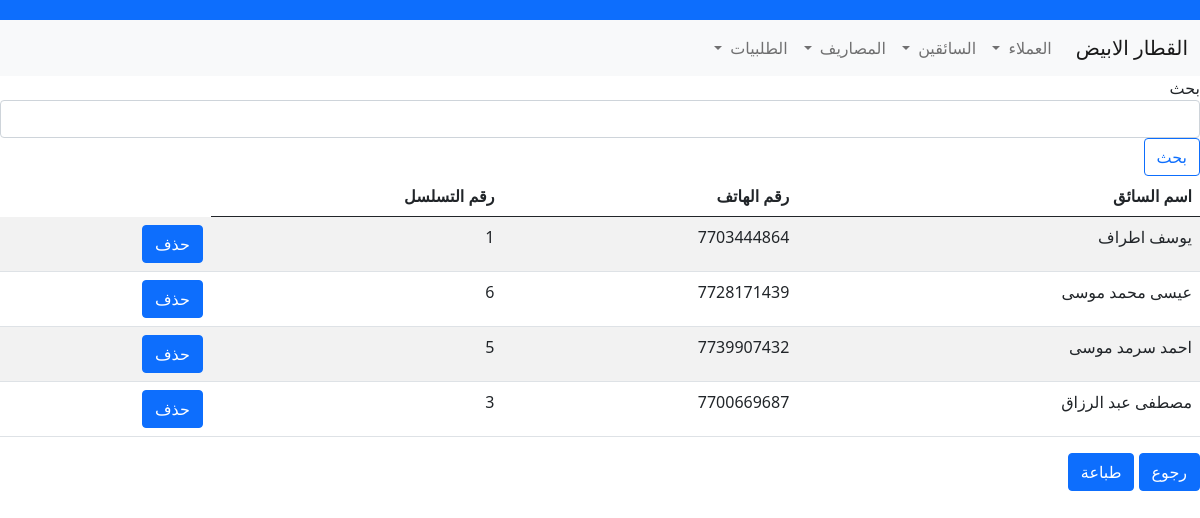
Before: /driver with the older database file.
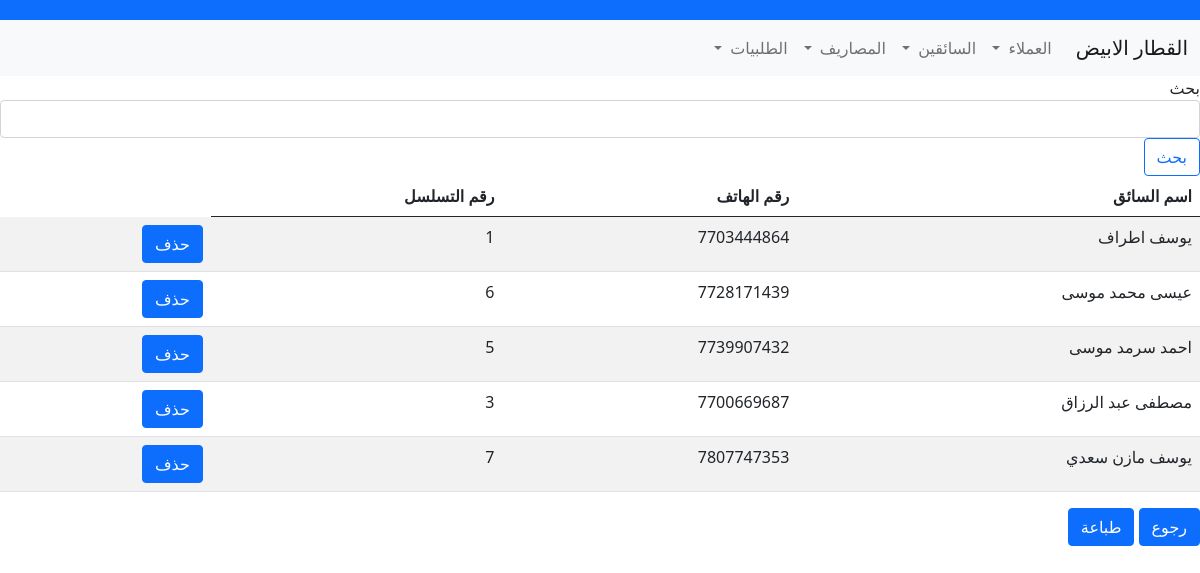
After: the same page with the newer database file.
### models.py (models this page shows, shortened)
class Driver(db.Model):
    __tablename__ = "Driver"
    id = Column(Integer, primary_key=True)
    name = Column(String)
    phone = Column(Integer)
    card_no = Column(Integer)
    order = db.relationship('Orders', backref=db.backref('driver', uselist=False), lazy='dynamic')

### app.py (the view)
@app.route('/driver', methods=['GET'])
def driver():
    query = Driver.query.all()
    form = Search()
    return render_template('driver.html', query=query, form=form)

### forms.py
class Search(FlaskForm):
    search = StringField('search')

### templates/driver.html (shortened to what this page needs)
{% extends "base.html" %}
{% block content %}
<nav class="navbar navbar-expand-lg navbar-light bg-light">
  <div class="container-fluid">
    <a class="navbar-brand" href="/main">القطار الابيض</a>
    <div class="collapse navbar-collapse" id="navbarSupportedContent">
      <ul class="navbar-nav me-auto mb-2 mb-lg-0">
        <li class="nav-item dropdown">
          <a class="nav-link dropdown-toggle" href="#" id="navbarDropdown" role="button" data-bs-toggle="dropdown" aria-expanded="false">
            العملاء
          </a>
        </li>
        <li class="nav-item dropdown">
          <a class="nav-link dropdown-toggle" href="#" id="navbarDropdown" role="button" data-bs-toggle="dropdown" aria-expanded="false">
            السائقين
          </a>
        </li>
        <li class="nav-item dropdown">
          <a class="nav-link dropdown-toggle" href="#" id="navbarDropdown" role="button" data-bs-toggle="dropdown" aria-expanded="false">
            المصاريف
          </a>
        </li>
        <li class="nav-item dropdown">
          <a class="nav-link dropdown-toggle" href="#" id="navbarDropdown" role="button" data-bs-toggle="dropdown" aria-expanded="false">
            الطلبيات
          </a>
        </li>
      </ul>
    </div>
  </div>
</nav>
<form method="post" class="form">
<div class="form-group">
            <label name="query" >بحث</label>
              {{ form.search(class_ = 'form-control', autofocus = true) }}
    </div>
  <input type="submit" value="بحث" class="btn btn-outline-primary">
</form>
  <table id="data" class="table table-striped">
    <thead>
      <tr>
        <th>اسم السائق</th>
        <th>رقم الهاتف</th>
        <th>رقم التسلسل</th>
      </tr>
    </thead>
    <tbody>
      {% for record in query %}
        <tr>
          <td>{{ record.name }}</td>
          <td>{{ record.phone }}</td>
          <td>{{ record.card_no }}</td>
          <td> <form method="post" action="/delete-driver">
              <button type="submit" class="btn btn-primary">حذف</button>
          </form>
          </td>
        </tr>
      {% endfor %}
    </tbody>
  </table>
<a href="/main" class="btn btn-primary">رجوع</a>
    <button class="btn btn-primary" onclick="display()">طباعة</button>
{% endblock %}

Changed rows visible on the page:
added Driver: name "يوسف مازن سعدي", phone "7807747353", card_no "7"
